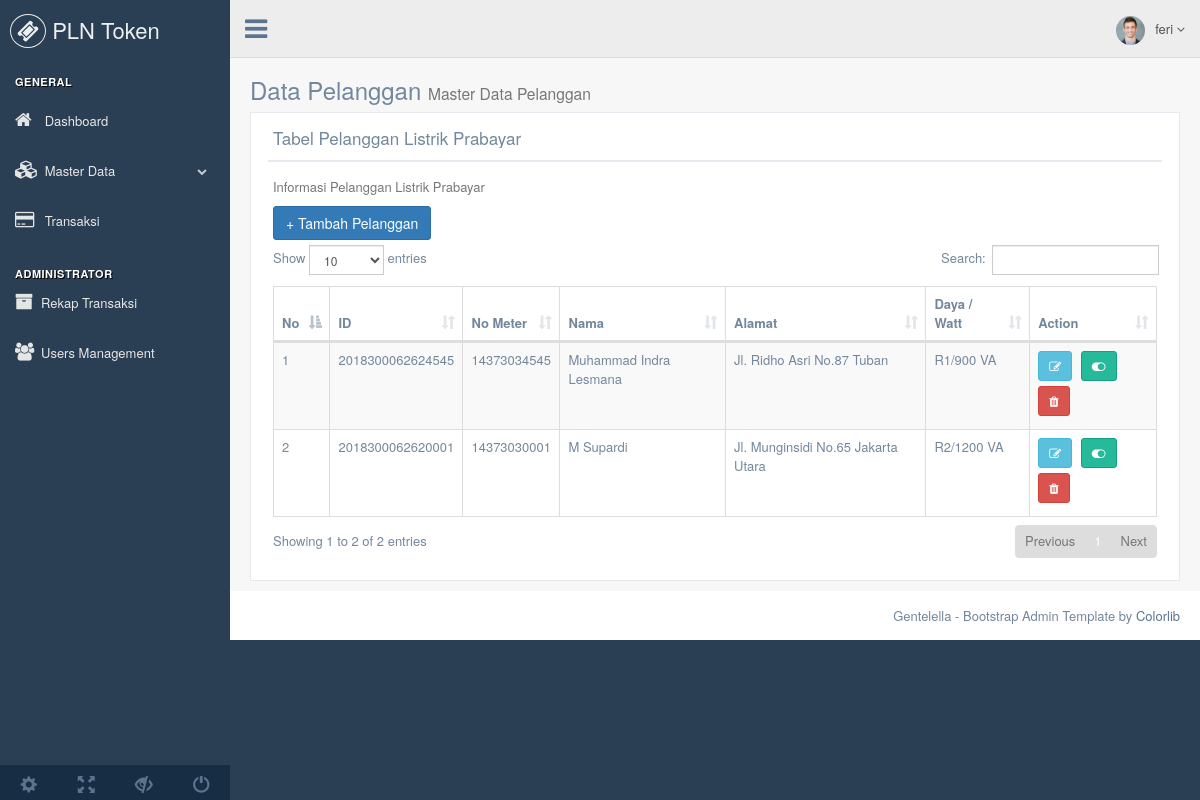
Before: /?page=data_pelanggan (signed in) with the older database file.
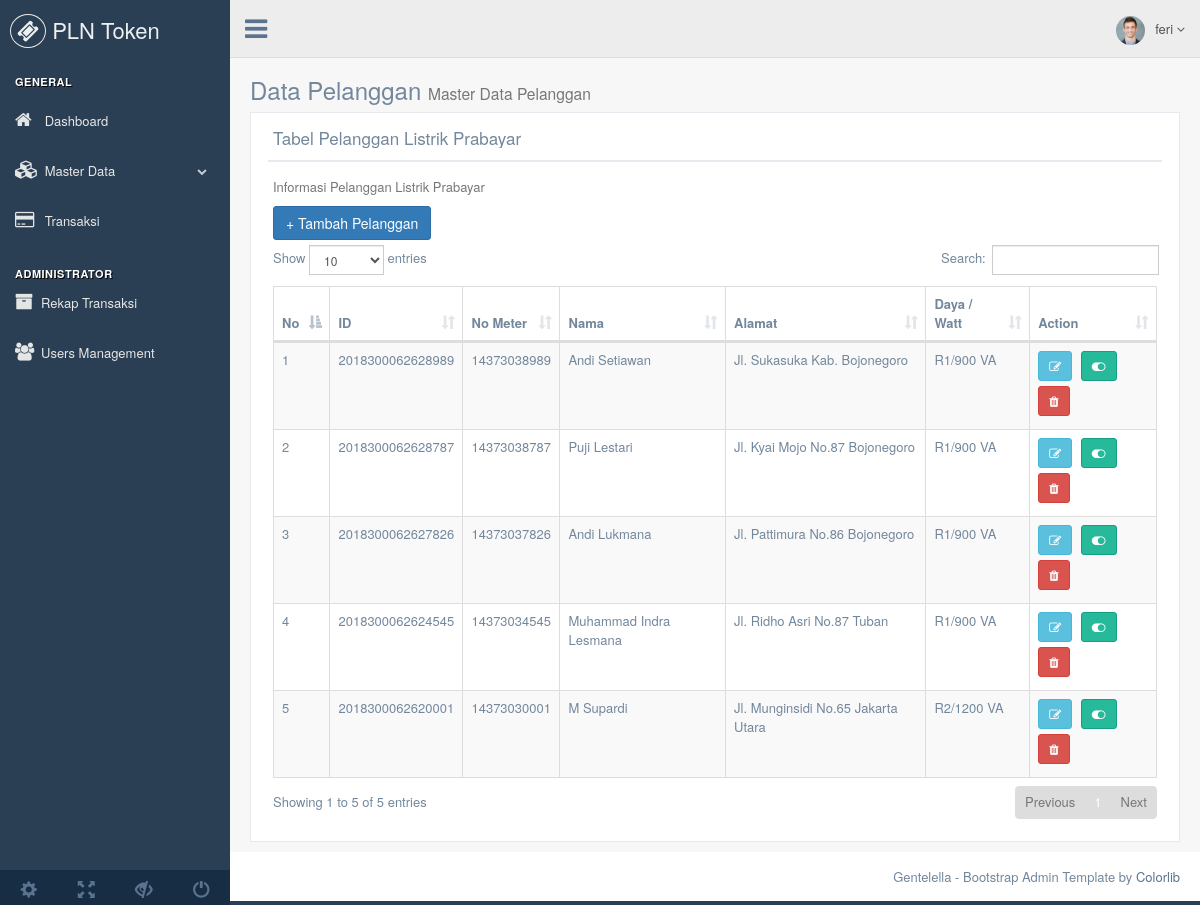
After: the same page with the newer database file.
### tables this page shows
CREATE TABLE `pelanggan` (
  `id` varchar(255) NOT NULL,
  `no_meter` varchar(255) NOT NULL,
  `nama` varchar(255) NOT NULL,
  `alamat` varchar(255) NOT NULL,
  `daya_id` int(11) NOT NULL,
  `status` tinyint(1) NOT NULL DEFAULT '1' COMMENT '0. nonaktif 1.aktif'
);

CREATE TABLE `daya` (
  `id` int(11) NOT NULL,
  `nama_daya` varchar(255) NOT NULL,
  `ket` varchar(255) NOT NULL
);

### data_pelanggan.php (the view, shortened to what this page needs)
<div class="right_col" role="main">
  <div class="">
    <div class="page-title">
      <div class="title_left">
        <h3>Data Pelanggan <small>Master Data Pelanggan</small></h3>
      </div>
    </div>
    <div class="clearfix"></div>
    <div class="row">
      <div class="col-md-12 col-sm-12 col-xs-12">
        <div class="x_panel">
          <div class="x_title">
            <h2>Tabel Pelanggan Listrik Prabayar</h2>
            <div class="clearfix"></div>
          </div>
          <div class="x_content">
            <p class="text-muted font-13 m-b-30">
              Informasi Pelanggan Listrik Prabayar
            </p>
            <a class="btn btn-primary" href="<?php echo base_url.'?page=form_pelanggan' ?>">+ Tambah Pelanggan</a>
            <table id="datatable" class="table table-striped table-bordered">
              <thead>
                <tr>
                  <th>No</th>
                  <th>ID</th>
                  <th>No Meter</th>
                  <th>Nama</th>
                  <th>Alamat</th>
                  <th>Daya / Watt</th>
                  <th>Action</th>
                </tr>
              </thead>
              <tbody>
              <?php
              $no = 1;
              $query = mysqli_query($koneksi, "SELECT pelanggan.*, daya.nama_daya FROM pelanggan JOIN daya ON pelanggan.daya_id=daya.id ORDER BY id DESC"); ?>
              <?php while ($row = mysqli_fetch_assoc($query)) : ?>
               <tr>
                  <td><?php echo $no; ?></td>
                  <td><?php echo $row['id'];  ?></td>
                  <td><?php echo $row['no_meter']; ?></td>
                  <td><?php echo $row['nama']; ?></td>
                  <td><?php echo $row['alamat'];  ?></td>
                  <td><?php echo $row['nama_daya'];  ?></td>
                  <td><a title="Edit" class='btn btn-sm btn-info' href='<?php echo base_url."?page=form_pelanggan&id=$row[id]"; ?>'><i class='fa fa-edit'></i></a>
                    <?php if ($row['status'] == 0): ?>
                      <a title="Non Aktif" class='btn btn-sm btn-default' href='<?php echo base_url."/action_pelanggan.php?id=$row[id]&soft_delete=1"; ?>'><i class='fa fa-toggle-off'></i></a>
                    <?php else: ?>
                      <a title="Aktif" class='btn btn-sm btn-success' href='<?php echo base_url."/action_pelanggan.php?id=$row[id]&soft_delete=0"; ?>'><i class='fa fa-toggle-on'></i></a>
                    <?php endif; ?>
                    <?php if ($logged_in['level'] == 1): ?>
                      <button title="Hapus permanen" type="button" class="btn btn-danger btn-sm" data-toggle="modal" data-target="#myModal"><i class='fa fa-trash'></i></button>
                    <?php endif; ?>
                  </td>
                </tr>
                <?php $no++; ?>
              <?php endwhile; ?>
              </tbody>
            </table>
          </div>
        </div>
      </div>
    </div>
  </div>
</div>

### index.php (shortened to what this page needs)
<?php
	$page = isset($_GET['page']) ? $_GET['page'] : false;
  $logged_in = isset($_SESSION['logged_in']) ? $_SESSION['logged_in'] : false;
?>
<!DOCTYPE html>
<html lang="en">
  <head>
    <link href="https://cdnjs.cloudflare.com/ajax/libs/select2/4.0.6-rc.0/css/select2.min.css" rel="stylesheet" />
    <link href="vendors/datatables.net-bs/css/dataTables.bootstrap.min.css" rel="stylesheet">
    <link href="vendors/bootstrap/dist/css/bootstrap.min.css" rel="stylesheet">
    <link href="vendors/font-awesome/css/font-awesome.min.css" rel="stylesheet">
    <link href="vendors/nprogress/nprogress.css" rel="stylesheet">
    <link href="vendors/iCheck/skins/flat/green.css" rel="stylesheet">
    <link href="vendors/bootstrap-progressbar/css/bootstrap-progressbar-3.3.4.min.css" rel="stylesheet">
    <link href="vendors/jqvmap/dist/jqvmap.min.css" rel="stylesheet"/>
    <link href="vendors/bootstrap-daterangepicker/daterangepicker.css" rel="stylesheet">
    <link href="build/css/custom.min.css" rel="stylesheet">
  </head>
  <body class="nav-md">
    <div class="container body">
      <div class="main_container">
        <div class="col-md-3 left_col">
          <div class="left_col scroll-view">
            <div class="navbar nav_title" style="border: 0;">
              <a href="index.html" class="site_title"><i class="fa fa-ticket"></i> <span>PLN Token</span></a>
            </div>
            <br />
            <div id="sidebar-menu" class="main_menu_side hidden-print main_menu">
              <div class="menu_section">
                <h3>General</h3>
                <ul class="nav side-menu">
                  <li><a href="<?php echo base_url; ?>"><i class="fa fa-home"></i> Dashboard </a>
                  </li>
                  <li><a><i class="fa fa-cubes"></i> Master Data <span class="fa fa-chevron-down"></span></a>
                  </li>
                  <li><a href="<?php echo base_url.'?page=transaksi'; ?>"><i class="fa fa-credit-card"></i> Transaksi </a>
                  </li>
                  <br>
                  <?php if ($logged_in['level'] == 1): ?>
                  <h3>Administrator</h3>
                  <li><a href="<?php echo base_url.'?page=rekap'; ?>"><i class="fa fa-archive"></i>Rekap Transaksi</a>
                  </li>
                  <li><a href="<?php echo base_url.'?page=data_user'; ?>"><i class="fa fa-users"></i>Users Management</a>
                  </li>
                  <?php endif ?>
                </ul>
              </div>
            </div>
            <div class="sidebar-footer hidden-small">
              <a data-toggle="tooltip" data-placement="top" title="Settings">
                <span class="glyphicon glyphicon-cog" aria-hidden="true"></span>
              </a>
              <a data-toggle="tooltip" data-placement="top" title="FullScreen">
                <span class="glyphicon glyphicon-fullscreen" aria-hidden="true"></span>
              </a>
              <a data-toggle="tooltip" data-placement="top" title="Lock">
                <span class="glyphicon glyphicon-eye-close" aria-hidden="true"></span>
              </a>
              <a data-toggle="tooltip" data-placement="top" title="Logout" href="login.html">
                <span class="glyphicon glyphicon-off" aria-hidden="true"></span>
              </a>
            </div>
          </div>
        </div>
        <div class="top_nav">
          <div class="nav_menu">
            <nav>
              <div class="nav toggle">
                <a id="menu_toggle"><i class="fa fa-bars"></i></a>
              </div>
              <ul class="nav navbar-nav navbar-right">
                <li class="">
                  <a href="javascript:;" class="user-profile dropdown-toggle" data-toggle="dropdown" aria-expanded="false">
                    <img src="images/img.jpg" alt=""><?php echo $logged_in['username']; ?>
                    <span class=" fa fa-angle-down"></span>
                  </a>
                </li>
              </ul>
            </nav>
          </div>
        </div>
	<?php
		$filename = "$page.php";
		if (file_exists($filename)) {
			include_once($filename);
		}else{
			include_once("dashboard.php");
		}
	?>
        <footer>
          <div class="pull-right">
            Gentelella - Bootstrap Admin Template by <a href="https://colorlib.com">Colorlib</a>
          </div>
          <div class="clearfix"></div>
        </footer>
      </div>
    </div>
  </body>
</html>

Changed rows visible on the page:
added pelanggan: id "2018300062628989", no_meter "14373038989", nama "Andi Setiawan", alamat "Jl. Sukasuka Kab. Bojonegoro", daya.nama_daya "R1/900 VA"
added pelanggan: id "2018300062628787", no_meter "14373038787", nama "Puji Lestari", alamat "Jl. Kyai Mojo No.87 Bojonegoro", daya.nama_daya "R1/900 VA"
added pelanggan: id "2018300062627826", no_meter "14373037826", nama "Andi Lukmana", alamat "Jl. Pattimura No.86 Bojonegoro", daya.nama_daya "R1/900 VA"
Other visible differences:
text written by a page script: "Show entries Search: Showing 1 to 2 of 2 entries Previous 1 Next" → "Show entries Search: Showing 1 to 5 of 5 entries Previous 1 Next"
